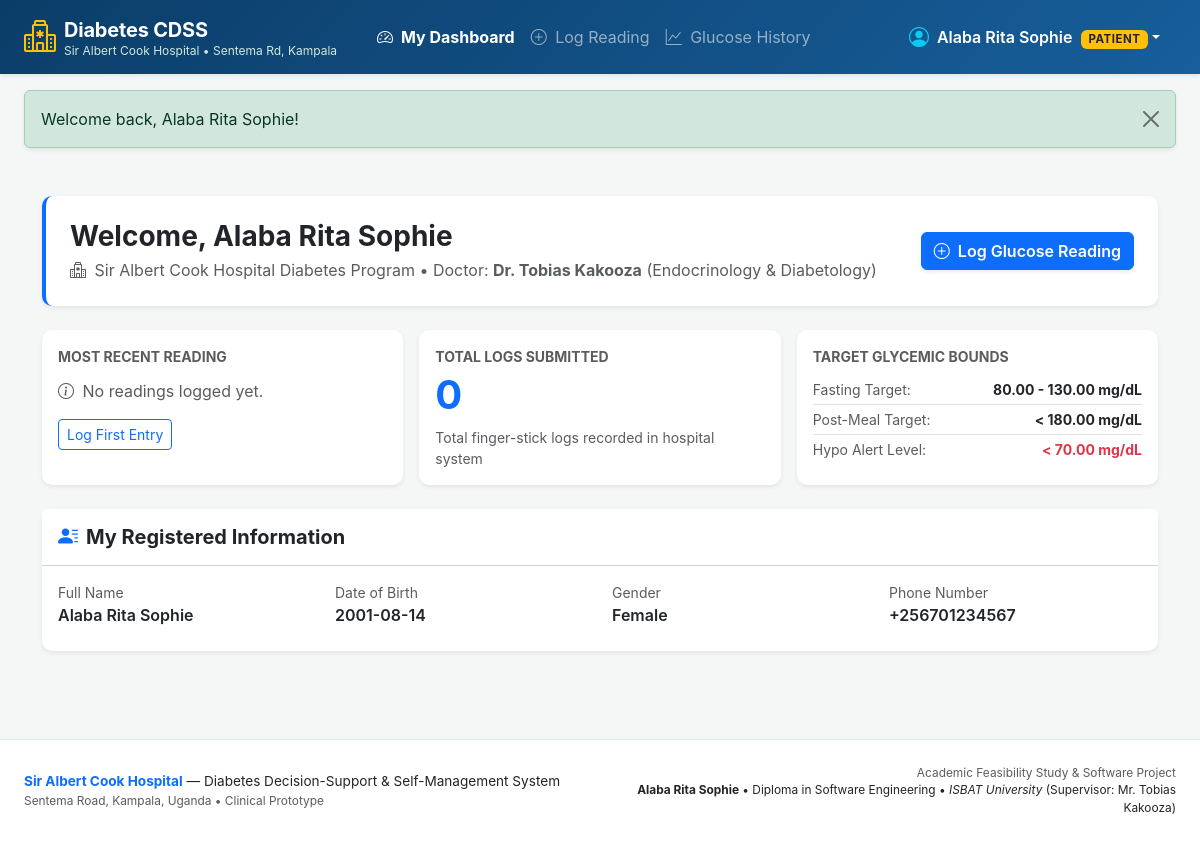
The app's page /patient/dashboard.php (signed in) with its own data.
### tables this page shows
CREATE TABLE IF NOT EXISTS `patients` (
    `patient_id` INT AUTO_INCREMENT PRIMARY KEY,
    `user_id` INT NOT NULL UNIQUE,
    `clinician_id` INT NULL,
    `full_name` VARCHAR(100) NOT NULL,
    `date_of_birth` DATE NOT NULL,
    `gender` ENUM('male', 'female', 'other') NOT NULL,
    `phone` VARCHAR(20) NOT NULL,
    CONSTRAINT `fk_patients_user` FOREIGN KEY (`user_id`) 
        REFERENCES `users` (`user_id`) ON DELETE CASCADE,
    CONSTRAINT `fk_patients_clinician` FOREIGN KEY (`clinician_id`) 
        REFERENCES `clinicians` (`clinician_id`) ON DELETE SET NULL
);

CREATE TABLE IF NOT EXISTS `clinicians` (
    `clinician_id` INT AUTO_INCREMENT PRIMARY KEY,
    `user_id` INT NOT NULL UNIQUE,
    `full_name` VARCHAR(100) NOT NULL,
    `specialization` VARCHAR(100) NOT NULL,
    `license_no` VARCHAR(50) NOT NULL UNIQUE,
    CONSTRAINT `fk_clinicians_user` FOREIGN KEY (`user_id`) 
        REFERENCES `users` (`user_id`) ON DELETE CASCADE
);

CREATE TABLE IF NOT EXISTS `patient_thresholds` (
    `threshold_id` INT AUTO_INCREMENT PRIMARY KEY,
    `patient_id` INT NOT NULL UNIQUE,
    `target_fasting_min` DECIMAL(5,2) DEFAULT 80.00,
    `target_fasting_max` DECIMAL(5,2) DEFAULT 130.00,
    `target_postprandial_max` DECIMAL(5,2) DEFAULT 180.00,
    `hypo_threshold` DECIMAL(5,2) DEFAULT 70.00,
    `severe_hypo_threshold` DECIMAL(5,2) DEFAULT 54.00,
    `updated_at` TIMESTAMP DEFAULT CURRENT_TIMESTAMP ON UPDATE CURRENT_TIMESTAMP,
    CONSTRAINT `fk_thresholds_patient` FOREIGN KEY (`patient_id`) 
        REFERENCES `patients` (`patient_id`) ON DELETE CASCADE
);

### includes/auth.php (called while the page is built, shortened)
<?php
require_once __DIR__ . '/helpers.php';
function is_logged_in() {
    return isset($_SESSION['user_id']) && !empty($_SESSION['user_id']);
}
function current_user() {
    return [
        'user_id'   => $_SESSION['user_id'],
        'username'  => $_SESSION['username'],
        'role'      => $_SESSION['role'],
        'email'     => $_SESSION['email'] ?? '',
        'full_name' => $_SESSION['full_name'] ?? $_SESSION['username']
    ];
}

### patient/dashboard.php (the view, shortened to what this page needs)
<?php
require_once __DIR__ . '/../includes/helpers.php';
require_once __DIR__ . '/../includes/auth.php';
$pdo = get_db_connection();
$user = current_user();
$stmt = $pdo->prepare("
    SELECT p.*, c.full_name AS doctor_name, c.specialization AS doctor_specialization,
           t.target_fasting_min, t.target_fasting_max, t.target_postprandial_max, t.hypo_threshold
    FROM patients p
    LEFT JOIN clinicians c ON p.clinician_id = c.clinician_id
    LEFT JOIN patient_thresholds t ON p.patient_id = t.patient_id
    WHERE p.user_id = ?
");
$stmt->execute([$user['user_id']]);
$patient = $stmt->fetch();
$patient_id = $patient['patient_id'] ?? null;
$latest_reading = null;
$reading_count = 0;
if ($patient_id) {
    $stmt = $pdo->prepare("
        SELECT * FROM glucose_readings
        WHERE patient_id = ?
        ORDER BY logged_at DESC
        LIMIT 1
    ");
    $stmt->execute([$patient_id]);
    $latest_reading = $stmt->fetch();
    $stmtCount = $pdo->prepare("SELECT COUNT(*) FROM glucose_readings WHERE patient_id = ?");
    $stmtCount->execute([$patient_id]);
    $reading_count = (int)$stmtCount->fetchColumn();
}
require_once __DIR__ . '/../includes/header.php';
?>
<div class="container py-3">
    <div class="card bg-white shadow-sm mb-4 border-start border-4 border-primary">
        <div class="card-body p-4 d-flex flex-wrap justify-content-between align-items-center">
            <div>
                <h3 class="fw-bold mb-1">Welcome, <?= htmlspecialchars($patient['full_name'] ?? $user['username']) ?></h3>
                <p class="text-muted mb-0">
                    <i class="bi bi-hospital me-1"></i> Sir Albert Cook Hospital Diabetes Program
                    &bull; Doctor: <strong><?= htmlspecialchars($patient['doctor_name'] ?? 'Not Assigned') ?></strong>
                    <?= !empty($patient['doctor_specialization']) ? '(' . htmlspecialchars($patient['doctor_specialization']) . ')' : '' ?>
                </p>
            </div>
            <div class="mt-3 mt-md-0">
                <a href="<?= BASE_URL ?>patient/log_glucose.php" class="btn btn-primary fw-semibold shadow-sm">
                    <i class="bi bi-plus-circle me-1"></i> Log Glucose Reading
                </a>
            </div>
        </div>
    </div>
    <div class="row g-3 mb-4">
        <div class="col-md-4">
            <div class="card shadow-sm border-0 h-100">
                <div class="card-body">
                    <div class="text-muted small text-uppercase fw-bold mb-1">Most Recent Reading</div>
                    <?php if ($latest_reading): ?>
                        <div class="d-flex align-items-baseline">
                            <span class="display-6 fw-bold text-dark"><?= htmlspecialchars($latest_reading['glucose_value']) ?></span>
                            <span class="text-muted ms-2">mg/dL</span>
                        </div>
                        <div class="mt-2">
                            <span class="badge bg-light text-dark border">
                                <i class="bi bi-clock me-1"></i><?= date('d M Y, h:i A', strtotime($latest_reading['logged_at'])) ?>
                            </span>
                            <span class="badge bg-primary text-capitalize ms-1">
                                <?= str_replace('_', ' ', $latest_reading['meal_context']) ?>
                            </span>
                        </div>
                    <?php else: ?>
                        <div class="text-muted py-2">
                            <i class="bi bi-info-circle me-1"></i> No readings logged yet.
                        </div>
                        <a href="<?= BASE_URL ?>patient/log_glucose.php" class="btn btn-outline-primary btn-sm mt-2">Log First Entry</a>
                    <?php endif; ?>
                </div>
            </div>
        </div>
        <div class="col-md-4">
            <div class="card shadow-sm border-0 h-100">
                <div class="card-body">
                    <div class="text-muted small text-uppercase fw-bold mb-1">Total Logs Submitted</div>
                    <div class="display-6 fw-bold text-primary"><?= $reading_count ?></div>
                    <p class="text-muted small mt-2 mb-0">Total finger-stick logs recorded in hospital system</p>
                </div>
            </div>
        </div>
        <div class="col-md-4">
            <div class="card shadow-sm border-0 h-100">
                <div class="card-body">
                    <div class="text-muted small text-uppercase fw-bold mb-1">Target Glycemic Bounds</div>
                    <div class="small mt-2">
                        <div class="d-flex justify-content-between py-1 border-bottom">
                            <span class="text-muted">Fasting Target:</span>
                            <span class="fw-bold"><?= $patient['target_fasting_min'] ?? 80 ?> - <?= $patient['target_fasting_max'] ?? 130 ?> mg/dL</span>
                        </div>
                        <div class="d-flex justify-content-between py-1 border-bottom">
                            <span class="text-muted">Post-Meal Target:</span>
                            <span class="fw-bold">&lt; <?= $patient['target_postprandial_max'] ?? 180 ?> mg/dL</span>
                        </div>
                        <div class="d-flex justify-content-between py-1">
                            <span class="text-muted">Hypo Alert Level:</span>
                            <span class="fw-bold text-danger">&lt; <?= $patient['hypo_threshold'] ?? 70 ?> mg/dL</span>
                        </div>
                    </div>
                </div>
            </div>
        </div>
    </div>
    <div class="card shadow-sm border-0 mb-4">
        <div class="card-header bg-white py-3">
            <h5 class="mb-0 fw-bold"><i class="bi bi-person-lines-fill text-primary me-2"></i>My Registered Information</h5>
        </div>
        <div class="card-body">
            <div class="row">
                <div class="col-md-3 mb-2">
                    <span class="text-muted small d-block">Full Name</span>
                    <span class="fw-semibold"><?= htmlspecialchars($patient['full_name'] ?? 'N/A') ?></span>
                </div>
                <div class="col-md-3 mb-2">
                    <span class="text-muted small d-block">Date of Birth</span>
                    <span class="fw-semibold"><?= htmlspecialchars($patient['date_of_birth'] ?? 'N/A') ?></span>
                </div>
                <div class="col-md-3 mb-2">
                    <span class="text-muted small d-block">Gender</span>
                    <span class="fw-semibold text-capitalize"><?= htmlspecialchars($patient['gender'] ?? 'N/A') ?></span>
                </div>
                <div class="col-md-3 mb-2">
                    <span class="text-muted small d-block">Phone Number</span>
                    <span class="fw-semibold"><?= htmlspecialchars($patient['phone'] ?? 'N/A') ?></span>
                </div>
            </div>
        </div>
    </div>
</div>
<?php require_once __DIR__ . '/../includes/footer.php'; ?>

### includes/header.php (shortened to what this page needs)
<?php
require_once __DIR__ . '/helpers.php';
require_once __DIR__ . '/auth.php';
$user = current_user();
?>
<!DOCTYPE html>
<html lang="en">
<head>
    <link href="https://cdn.jsdelivr.net/npm/bootstrap@5.3.2/dist/css/bootstrap.min.css" rel="stylesheet">
    <link rel="stylesheet" href="https://cdn.jsdelivr.net/npm/bootstrap-icons@1.11.3/font/bootstrap-icons.min.css">
</head>
<body>
<nav class="navbar navbar-expand-lg navbar-dark navbar-med shadow-sm sticky-top">
    <div class="container-fluid px-lg-4">
        <a class="navbar-brand d-flex align-items-center" href="<?= BASE_URL ?>">
            <i class="bi bi-hospital fs-2 me-2 text-warning"></i>
            <div>
                <span class="hospital-brand">Diabetes CDSS</span>
                <span class="hospital-subtitle">Sir Albert Cook Hospital • Sentema Rd, Kampala</span>
            </div>
        </a>
        <div class="collapse navbar-collapse" id="topNav">
            <ul class="navbar-nav me-auto mb-2 mb-lg-0 ms-lg-3">
                <?php if (is_logged_in()): ?>
                    <?php if ($_SESSION['role'] === 'patient'): ?>
                        <li class="nav-item">
                            <a class="nav-link <?= (str_contains($_SERVER['REQUEST_URI'], 'patient/dashboard')) ? 'active fw-bold' : '' ?>" href="<?= BASE_URL ?>patient/dashboard.php">
                                <i class="bi bi-speedometer2 me-1"></i> My Dashboard
                            </a>
                        </li>
                        <li class="nav-item">
                            <a class="nav-link <?= (str_contains($_SERVER['REQUEST_URI'], 'patient/log_glucose')) ? 'active fw-bold' : '' ?>" href="<?= BASE_URL ?>patient/log_glucose.php">
                                <i class="bi bi-plus-circle me-1"></i> Log Reading
                            </a>
                        </li>
                        <li class="nav-item">
                            <a class="nav-link <?= (str_contains($_SERVER['REQUEST_URI'], 'patient/history')) ? 'active fw-bold' : '' ?>" href="<?= BASE_URL ?>patient/history.php">
                                <i class="bi bi-graph-up me-1"></i> Glucose History
                            </a>
                        </li>
                    <?php endif; ?>
                <?php endif; ?>
            </ul>
            <ul class="navbar-nav ms-auto align-items-lg-center">
                <?php if (is_logged_in()): ?>
                    <li class="nav-item dropdown me-2">
                        <a class="nav-link dropdown-toggle text-white d-flex align-items-center" href="#" role="button" data-bs-toggle="dropdown">
                            <i class="bi bi-person-circle fs-5 me-2 text-info"></i>
                            <div>
                                <span class="fw-semibold"><?= htmlspecialchars($user['full_name']) ?></span>
                                <span class="badge bg-warning text-dark ms-1 badge-role"><?= htmlspecialchars($user['role']) ?></span>
                            </div>
                        </a>
                    </li>
                <?php endif; ?>
            </ul>
        </div>
    </div>
</nav>
<div class="container-fluid px-lg-4 py-3">
    <?= display_flash() ?>
</div>
<main class="main-content">

### includes/header.php (style rules this page uses)
:root { --primary-med: #0d6efd; --med-dark: #0a4275; --danger-bg: #dc3545; --warning-bg: #ffc107; --success-med: #198754; }
body { background-color: #f4f7f6; font-family: -apple-system, BlinkMacSystemFont, "Segoe UI", Roboto, "Helvetica Neue", Arial, sans-serif; min-height: 100vh; display: flex; flex-direction: column; }
.main-content { flex: 1; }
.hospital-brand { font-weight: 700; letter-spacing: -0.2px; }
.hospital-subtitle { font-size: 0.75rem; color: #d1e7dd; display: block; margin-top: -3px; }
.navbar-med { background: linear-gradient(135deg, #0b3d68 0%, #175e9b 100%); }
.card { border: none; border-radius: 10px; box-shadow: 0 4px 12px rgba(0,0,0,0.05); }
.badge-role { font-size: 0.72rem; padding: 0.35em 0.65em; text-transform: uppercase; font-weight: 700; letter-spacing: 0.5px; }

### records on screen
patients: full_name "Alaba Rita Sophie", clinician.full_name "Dr. Tobias Kakooza", clinician.specialization "Endocrinology & Diabetology", patient_thresholds.target_fasting_min "80.00", patient_thresholds.target_fasting_max "130.00", patient_thresholds.target_postprandial_max "180.00", patient_thresholds.hypo_threshold "70.00", date_of_birth "2001-08-14", gender "Female", phone "+256701234567"

### other values on screen
$user['role'] "PATIENT"
$message "Welcome back, Alaba Rita Sophie!"
$reading_count "0"
